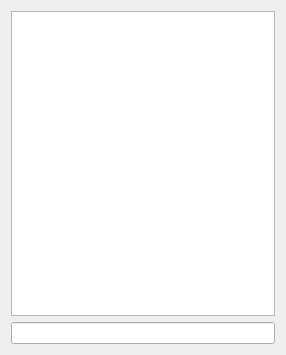
<?xml version="1.0" encoding="UTF-8"?>
<ui version="4.0">
 <class>UserWidget</class>
 <widget class="QWidget" name="UserWidget">
  <property name="geometry">
   <rect>
    <x>0</x>
    <y>0</y>
    <width>286</width>
    <height>355</height>
   </rect>
  </property>
  <property name="windowTitle">
   <string>Form</string>
  </property>
  <layout class="QVBoxLayout" name="verticalLayout">
   <item>
    <widget class="QListView" name="messagesView"/>
   </item>
   <item>
    <widget class="QLineEdit" name="messageEdit"/>
   </item>
  </layout>
 </widget>
 <resources/>
 <connections/>
</ui>
